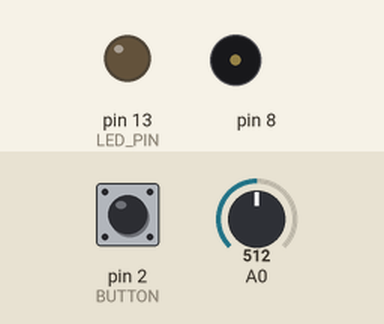
Simulated run of this sketch. Board: Arduino Uno, built with avr-gcc and run on an emulated ATmega328P. Parts: output pins drawn as LEDs (lit = HIGH), buzzer (waves = sounding). The inputs (shaded band) are chosen by the test bench; at power-on: pin 2 (BUTTON) LOW, A0 = 512.

Above: at 6.2 s.
6.3 s: pin 2 (BUTTON) pulled HIGH for 0.15 s
At 7.4 s:
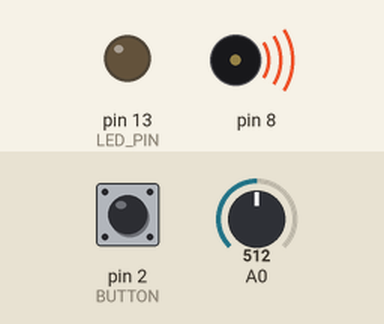
7.9 s: pin 2 (BUTTON) pulled HIGH for 1 s
At 9.0 s:
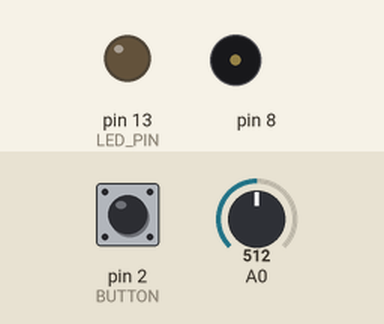
10.4 s: pin 2 (BUTTON) pulled HIGH for 3.2 s
At 11.8 s:
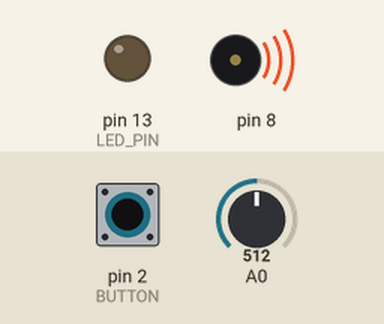
Timing chart, 0 to 13.4 s (numbered marks = the images above; inputs shaded):
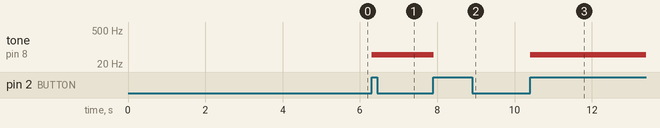

The sketch:

Light_Theremin.ino
```cpp
int sensorValue;
int sensorLow = 1023;
int sensorHigh = 0;

const int BUTTON = 2;
const int LED_PIN = 13;
volatile boolean on = false;

void button_pressed() {
  on = !on;
}

void setup() {
  pinMode(LED_PIN, OUTPUT);
  digitalWrite(LED_PIN, HIGH);

  pinMode(BUTTON, INPUT);
  attachInterrupt(digitalPinToInterrupt(BUTTON), button_pressed, RISING);

  while (millis() < 5000) {
    sensorValue = analogRead(A0);
    if (sensorValue > sensorHigh) {
      sensorHigh = sensorValue;
    }
    if (sensorValue < sensorLow) {
      sensorLow = sensorValue;
    }
    digitalWrite(LED_PIN, LOW);
  }
}

void loop() {
  if (on) {
    sensorValue = analogRead(A0);
    int pitch = map(sensorValue, sensorLow, sensorHigh, 50, 4000);
    tone(8, pitch, 20);
  }
  delay(10);
}
```

Measured:
- after the input at 6.3 s, tone on pin 8: silent → 49 Hz at once
- after the input at 7.9 s, tone on pin 8: 49 Hz → silent at once
- after the input at 10.4 s, tone on pin 8: silent → 49 Hz at once
